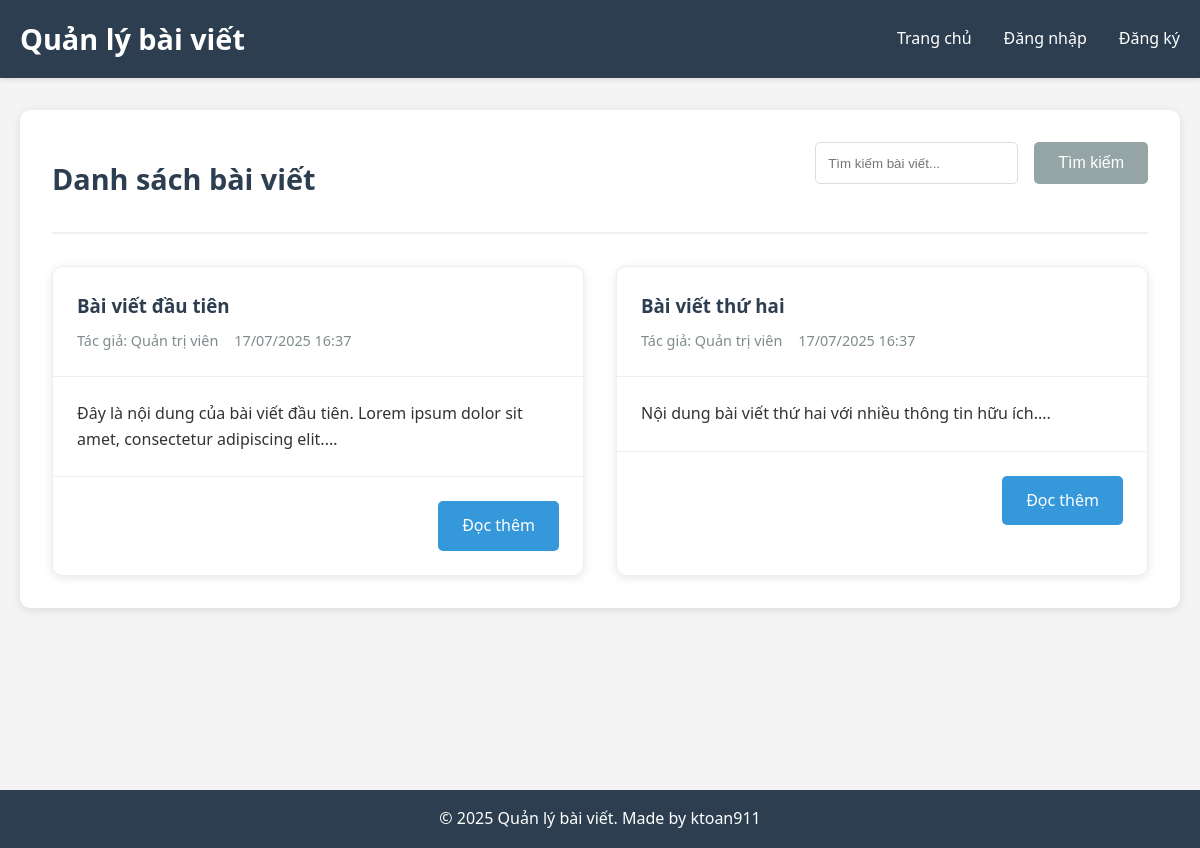
The page / on the database its author committed.
### tables this page shows
CREATE TABLE IF NOT EXISTS articles (
    id INT AUTO_INCREMENT PRIMARY KEY,
    title VARCHAR(255) NOT NULL,
    content TEXT NOT NULL,
    author_id INT NOT NULL,
    status ENUM('draft', 'published') DEFAULT 'draft',
    created_at TIMESTAMP DEFAULT CURRENT_TIMESTAMP,
    updated_at TIMESTAMP DEFAULT CURRENT_TIMESTAMP ON UPDATE CURRENT_TIMESTAMP,
    FOREIGN KEY (author_id) REFERENCES users(id) ON DELETE CASCADE
);

CREATE TABLE IF NOT EXISTS users (
    id INT AUTO_INCREMENT PRIMARY KEY,
    username VARCHAR(50) UNIQUE NOT NULL,
    email VARCHAR(100) UNIQUE NOT NULL,
    password VARCHAR(255) NOT NULL,
    full_name VARCHAR(100) NOT NULL,
    remember_token VARCHAR(255) NULL,
    created_at TIMESTAMP DEFAULT CURRENT_TIMESTAMP,
    updated_at TIMESTAMP DEFAULT CURRENT_TIMESTAMP ON UPDATE CURRENT_TIMESTAMP
);

### controllers/ArticleController.php (called while the page is built, shortened)
<?php
require_once 'config/config.php';
require_once 'models/Article.php';
class ArticleController {
    private $article;
    public function __construct() {
        $database = new Database();
        $this->db = $database->getConnection();
        $this->article = new Article($this->db);
    }
    public function index() {
        $search = isset($_GET['search']) ? sanitize($_GET['search']) : '';
        if ($search) {
            $articles = $this->article->searchArticles($search);
        } else {
            $articles = $this->article->getAllArticles('published');
        }
        include 'views/articles/index.php';
    }
}
?>

### config/database.php (called while the page is built, shortened)
<?php
class Database {
    private $host = 'localhost';
    private $db_name = 'article_management';
    private $username = 'root';
    private $password = '123456';
    public function getConnection() {
        $this->conn = null;
        try {
            $this->conn = new PDO("mysql:host=" . $this->host . ";dbname=" . $this->db_name, $this->username, $this->password);
            $this->conn->setAttribute(PDO::ATTR_ERRMODE, PDO::ERRMODE_EXCEPTION);
            $this->conn->exec("set names utf8");
        } catch(PDOException $exception) {
            echo "Lỗi kết nối: " . $exception->getMessage();
        }
        return $this->conn;
    }
}
?>

### models/Article.php (called while the page is built, shortened)
<?php
class Article {
    private $conn;
    private $table_name = "articles";
    public function __construct($db) {
        $this->conn = $db;
    }
    public function getAllArticles($status = null) {
        if ($status) {
            $query = "SELECT a.*, u.full_name as author_name FROM " . $this->table_name . " a
                     LEFT JOIN users u ON a.author_id = u.id
                     WHERE a.status = ?
                     ORDER BY a.created_at DESC";
            $stmt = $this->conn->prepare($query);
            $stmt->bindParam(1, $status);
        } else {
            $query = "SELECT a.*, u.full_name as author_name FROM " . $this->table_name . " a
                     LEFT JOIN users u ON a.author_id = u.id
                     ORDER BY a.created_at DESC";
            $stmt = $this->conn->prepare($query);
        }
        $stmt->execute();
        return $stmt->fetchAll(PDO::FETCH_ASSOC);
    }
}
?>

### config/config.php (called while the page is built, shortened)
<?php
require_once 'database.php';
function formatDate($date) {
    return date('d/m/Y H:i', strtotime($date));
}
?>

### views/articles/index.php (the view, shortened to what this page needs)
<?php include 'views/layouts/header.php'; ?>
<div class="content-wrapper">
    <div class="page-header">
        <h2>Danh sách bài viết</h2>
        <form method="GET" class="search-form">
            <input type="text" name="search" placeholder="Tìm kiếm bài viết..."
                   value="<?php echo isset($_GET['search']) ? htmlspecialchars($_GET['search']) : ''; ?>">
            <button type="submit" class="btn btn-secondary">Tìm kiếm</button>
        </form>
    </div>
    <?php if (empty($articles)): ?>
        <div class="empty-state">
            <p>Không có bài viết nào được tìm thấy.</p>
        </div>
    <?php else: ?>
        <div class="articles-grid">
            <?php foreach ($articles as $article): ?>
                <article class="article-card">
                    <div class="article-header">
                        <h3><a href="index.php?page=show&id=<?php echo $article['id']; ?>"><?php echo htmlspecialchars($article['title']); ?></a></h3>
                        <div class="article-meta">
                            <span class="author">Tác giả: <?php echo htmlspecialchars($article['author_name']); ?></span>
                            <span class="date"><?php echo formatDate($article['created_at']); ?></span>
                        </div>
                    </div>
                    <div class="article-content">
                        <p><?php echo htmlspecialchars(substr($article['content'], 0, 200)) . '...'; ?></p>
                    </div>
                    <div class="article-footer">
                        <a href="index.php?page=show&id=<?php echo $article['id']; ?>" class="btn btn-primary">Đọc thêm</a>
                    </div>
                </article>
            <?php endforeach; ?>
        </div>
    <?php endif; ?>
</div>
<?php include 'views/layouts/footer.php'; ?>

### assets/css/style.css (style rules this page uses)
* { margin: 0; padding: 0; box-sizing: border-box; }
body { font-family: 'Segoe UI', Tahoma, Geneva, Verdana, sans-serif; line-height: 1.6; color: #333; background-color: #f4f4f4; }
.btn { display: inline-block; padding: 0.75rem 1.5rem; background-color: #3498db; color: white; text-decoration: none; border: none; border-radius: 5px; cursor: pointer; transition: background-color 0.3s; font-size: 1rem; }
.btn-primary { background-color: #3498db; }
.btn-secondary { background-color: #95a5a6; }
.content-wrapper { background: white; padding: 2rem; border-radius: 10px; box-shadow: 0 2px 10px rgba(0,0,0,0.1); margin-bottom: 2rem; }
.page-header { display: flex; justify-content: space-between; align-items: center; margin-bottom: 2rem; padding-bottom: 1rem; border-bottom: 2px solid #ecf0f1; }
.page-header h2 { color: #2c3e50; font-size: 1.8rem; }
.search-form { display: flex; gap: 1rem; margin-bottom: 2rem; }
.search-form input { flex: 1; padding: 0.75rem; border: 1px solid #ddd; border-radius: 5px; }
.articles-grid { display: grid; grid-template-columns: repeat(auto-fill, minmax(350px, 1fr)); gap: 2rem; }
.article-card { background: white; border: 1px solid #ecf0f1; border-radius: 10px; overflow: hidden; box-shadow: 0 2px 10px rgba(0,0,0,0.1); transition: transform 0.3s, box-shadow 0.3s; }
.article-header { padding: 1.5rem; border-bottom: 1px solid #ecf0f1; }
.article-header h3 { margin-bottom: 0.5rem; }
.article-header h3 a { color: #2c3e50; text-decoration: none; }
.article-meta { display: flex; gap: 1rem; font-size: 0.9rem; color: #7f8c8d; }
.article-content { padding: 1.5rem; }
.article-footer { padding: 1.5rem; border-top: 1px solid #ecf0f1; text-align: right; }

### rows shown on the page
articles: title "Bài viết đầu tiên", author.full_name "Quản trị viên", created_at "17/07/2025 16:37", content "Đây là nội dung của bài viết đầu tiên. Lorem ipsum dolor sit amet, consectetur adipiscing elit."
articles: title "Bài viết thứ hai", author.full_name "Quản trị viên", created_at "17/07/2025 16:37", content "Nội dung bài viết thứ hai với nhiều thông tin hữu ích."

### other values the page prints
SITE_NAME "Quản lý bài viết"
